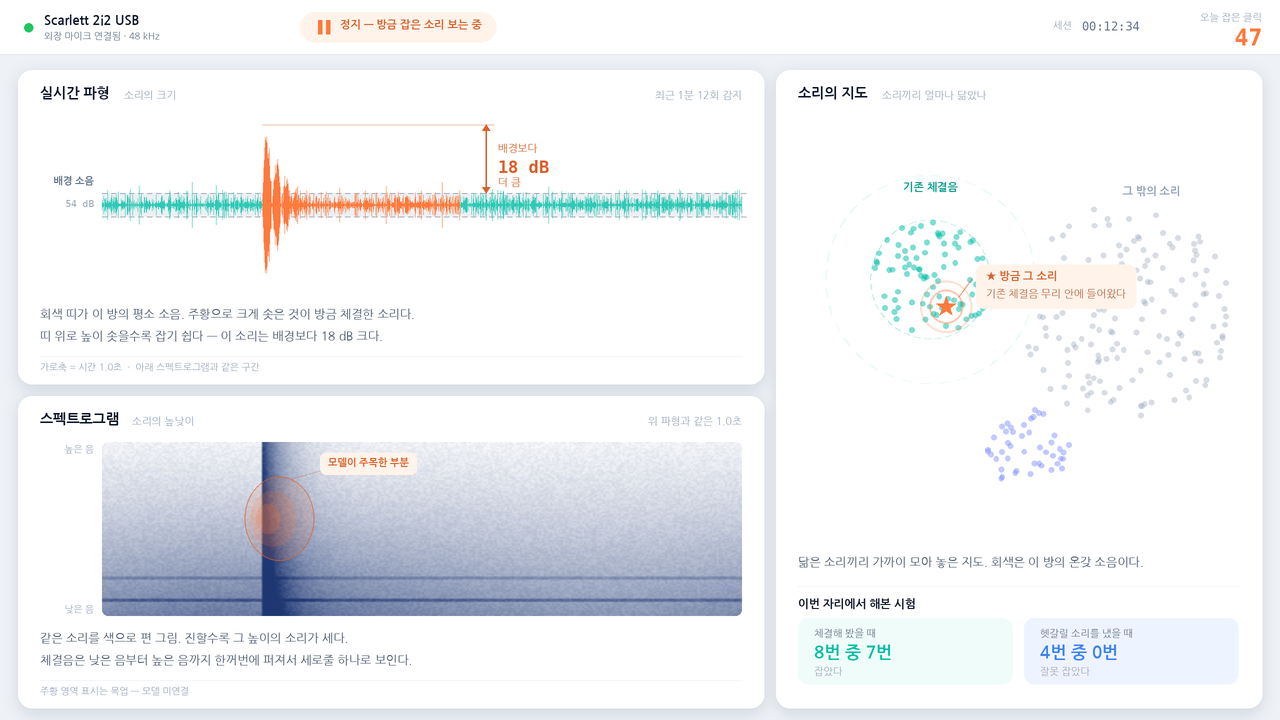

Write the Python code that produced this figure.
"""Render a static mockup PNG of the 1-Day Demo screen (no browser needed).

v02: three panels only. Waveform + spectrogram (shared time window) on the left,
sound map on the right. Every number that used to live in a side card is folded
into one of the three views, so the page still reads if the extras are removed.

버저닝: 아래 VERSION/SLUG/NOTE 세 줄만 바꾸고 실행하면
mockups/ 에 PNG + 그 버전을 만든 스크립트 사본 + INDEX.md 한 줄이 함께 남는다.
같은 VERSION 으로 다시 실행하면 그 버전을 덮어쓴다.
"""
import math
import shutil
from pathlib import Path

import numpy as np
from PIL import Image, ImageDraw, ImageFont, ImageFilter

# ── 이 버전의 정체 ──────────────────────────────────────────────
VERSION = "v02"
SLUG = "three-panel"
NOTE = ("세 뷰(파형·스펙트로그램·지도)만으로 완결 · 진단/판정/성적표를 각 뷰 안으로 흡수 · "
        "패널마다 평이한 한 줄 캡션 — 처음 보는 사람 기준")

BASE = Path(__file__).resolve().parent
VDIR = BASE / "mockups"
VDIR.mkdir(exist_ok=True)
OUT = VDIR / f"{VERSION}_{SLUG}.png"

S = 2
W, H = 1280 * S, 720 * S

KR = "/home/myeonghoon/.local/share/fonts/NanumGothic-Regular.ttf"
KRB = "/home/myeonghoon/.local/share/fonts/NanumGothic-Bold.ttf"
MN = "/usr/share/fonts/truetype/dejavu/DejaVuSansMono.ttf"
MNB = "/usr/share/fonts/truetype/dejavu/DejaVuSansMono-Bold.ttf"
f = lambda p, s: ImageFont.truetype(p, int(s * S))

BG, CARD, LINE = "#eef2f7", "#ffffff", "#e3e9f0"
TX, TX2, TX3 = "#0f172a", "#64748b", "#9aa8bb"
ACC, HOT, OK = "#00bfa6", "#ff7a3d", "#22c55e"

ONSET, ANLZ = 0.25, 0.56

img = Image.new("RGB", (W, H), BG)
rng = np.random.default_rng(20260817)

px = lambda *a: [int(v * S) for v in a]


def txt(dr, x, y, s, font, fill=TX, anchor="la"):
    dr.text((int(x * S), int(y * S)), s, font=font, fill=fill, anchor=anchor)


def tw(dr, s, font):
    return dr.textlength(s, font=font) / S


# 좌우 두 컬럼을 위·아래가 공유 (세로 정렬)
CARDS = {
    "wave": (18, 70, 764, 384),
    "spec": (18, 396, 764, 708),
    "map":  (776, 70, 1262, 708),
}
sh = Image.new("RGBA", (W, H), (0, 0, 0, 0))
shd = ImageDraw.Draw(sh)
for x0, y0, x1, y1 in CARDS.values():
    shd.rounded_rectangle(px(x0, y0 + 3, x1, y1 + 5), radius=int(14 * S), fill=(30, 55, 95, 34))
img = Image.alpha_composite(img.convert("RGBA"), sh.filter(ImageFilter.GaussianBlur(7 * S))).convert("RGB")
d = ImageDraw.Draw(img, "RGBA")
for x0, y0, x1, y1 in CARDS.values():
    d.rounded_rectangle(px(x0, y0, x1, y1), radius=int(14 * S), fill=CARD)


def caption(x, y, s):
    """처음 보는 사람용 한 줄 설명 — 작고 회색이 아니라 읽히는 크기로."""
    txt(d, x, y, s, f(KR, 12), "#47566b")


# ═══ 헤더 (얇게) ════════════════════════════════════════════════
d.rectangle(px(0, 0, 1280, 54), fill=CARD)
d.line(px(0, 54, 1280, 54), fill=LINE, width=S)
d.ellipse(px(24, 23, 33, 32), fill=OK)
txt(d, 44, 14, "Scarlett 2i2 USB", f(KRB, 13), TX)
txt(d, 44, 31, "외장 마이크 연결됨 · 48 kHz", f(KR, 9.5), TX2)

d.rounded_rectangle(px(300, 12, 496, 42), radius=int(15 * S), fill="#fff3ea")
d.rectangle(px(318, 20, 322, 34), fill=HOT)
d.rectangle(px(326, 20, 330, 34), fill=HOT)
txt(d, 340, 19, "정지 — 방금 잡은 소리 보는 중", f(KRB, 11), "#d9612a")

txt(d, 1262, 12, "오늘 잡은 클릭", f(KR, 10), TX3, anchor="ra")
txt(d, 1262, 24, "47", f(MNB, 23), HOT, anchor="ra")
txt(d, 1053, 20, "세션", f(KR, 10), TX3)
txt(d, 1140, 19, "00:12:34", f(MN, 12), TX2, anchor="ra")


# ═══ 1. 실시간 파형 — SNR·배경·밀도를 이 안에 흡수 ══════════════
x0, y0, x1, y1 = CARDS["wave"]
txt(d, x0 + 22, y0 + 16, "실시간 파형", f(KRB, 14), TX)
txt(d, x0 + 22 + 84, y0 + 20, "소리의 크기", f(KR, 10.5), TX3)
txt(d, x1 - 22, y0 + 20, "최근 1분 12회 감지", f(KR, 10.5), TX3, anchor="ra")

wx0, wx1 = x0 + 84, x1 - 22
wcy = y0 + 48 + (y1 - 92 - y0 - 48) / 2
wamp = (y1 - 92 - y0 - 48) / 2
n = int((wx1 - wx0) * S)

env = .050 + rng.random(n) * .040
sig = rng.normal(0, 1, n) * env
c = int(ONSET * n)
L = int(n * .30)
k = np.arange(L)
sig[c:c + L] += np.exp(-k / (L * .10)) * np.sin(k * .16) * .92
sig = np.clip(sig, -1, 1)

# 배경 소음 띠 = 눈으로 보는 SNR 기준선
bh = .135 * wamp
d.rectangle(px(wx0, wcy - bh, wx1, wcy + bh), fill=(148, 163, 184, 42))
for yy in (wcy - bh, wcy + bh):
    for xx in range(int(wx0), int(wx1), 9):
        d.line(px(xx, yy, xx + 5, yy), fill=(100, 116, 139, 130), width=S)
txt(d, x0 + 76, wcy - bh - 7, "배경 소음", f(KRB, 10), "#64748b", anchor="rd")
txt(d, x0 + 76, wcy - bh + 5, "54 dB", f(MN, 9.5), TX3, anchor="ra")

ax = wx0 + (wx1 - wx0) * ONSET
bx = wx0 + (wx1 - wx0) * ANLZ
for i in range(n):
    v = abs(sig[i]) * wamp
    xx = wx0 * S + i
    d.line([xx, wcy * S - v * S, xx, wcy * S + v * S],
           fill=HOT if ax * S <= xx <= bx * S else "#2fc9b6", width=1)

# "배경보다 이만큼 크다" = SNR 을 숫자 대신 높이로
arx = bx + 26
pk = wcy - .92 * wamp
d.line(px(arx, pk, arx, wcy - bh), fill="#d9612a", width=int(1.6 * S))
for yy, dy in ((pk, 6), (wcy - bh, -6)):
    d.polygon([px(arx - 4, yy + dy), px(arx + 4, yy + dy), px(arx, yy)], fill="#d9612a")
d.line(px(ax, pk, arx + 8, pk), fill=(217, 97, 42, 90), width=S)
txt(d, arx + 12, (pk + wcy - bh) / 2 - 16, "배경보다", f(KR, 10.5), "#d9612a")
txt(d, arx + 12, (pk + wcy - bh) / 2 - 2, "18 dB", f(MNB, 17), "#d9612a")
txt(d, arx + 12, (pk + wcy - bh) / 2 + 18, "더 큼", f(KR, 10.5), "#d9612a")

caption(x0 + 22, y1 - 76,
        "회색 띠가 이 방의 평소 소음. 주황으로 크게 솟은 것이 방금 체결한 소리다.")
caption(x0 + 22, y1 - 54,
        "띠 위로 높이 솟을수록 잡기 쉽다 — 이 소리는 배경보다 18 dB 크다.")
d.line(px(x0 + 22, y1 - 28, x1 - 22, y1 - 28), fill="#f1f5f9", width=S)
txt(d, x0 + 22, y1 - 22, "가로축 = 시간 1.0초  ·  아래 스펙트로그램과 같은 구간",
    f(KR, 9.5), TX3)


# ═══ 2. 스펙트로그램 — 같은 구간, 모델이 본 곳 ══════════════════
x0, y0, x1, y1 = CARDS["spec"]
txt(d, x0 + 22, y0 + 16, "스펙트로그램", f(KRB, 14), TX)
txt(d, x0 + 22 + 92, y0 + 20, "소리의 높낮이", f(KR, 10.5), TX3)
txt(d, x1 - 22, y0 + 20, "위 파형과 같은 1.0초", f(KR, 10.5), TX3, anchor="ra")

sx0, sy0 = x0 + 84, y0 + 46
sx1, sy1 = x1 - 22, y1 - 92
gw, gh = int((sx1 - sx0) * S), int((sy1 - sy0) * S)

nb, nt = 110, 300
prof = np.linspace(.06, .70, nb)[:, None] ** 1.35
base = prof * (.88 + .12 * np.sin(np.linspace(0, 6, nt)))[None, :] + rng.random((nb, nt)) * .10
for row, amp in [(int(nb * .90), .26), (int(nb * .78), .16)]:
    base[row:row + 2] += amp
cc = int(ONSET * nt)
for j in range(int(nt * .32)):
    if cc + j < nt:
        base[:, cc + j] = np.clip(base[:, cc + j] + .85 * math.exp(-j / (nt * .035)), 0, 1)
base = np.clip(base, 0, 1)
lut = np.zeros((nb, nt, 3), np.uint8)
lut[..., 0] = (255 - base * 225).clip(0, 255)
lut[..., 1] = (255 - base * 200).clip(0, 255)
lut[..., 2] = (255 - base * 140).clip(0, 255)
spec = Image.fromarray(lut).resize((gw, gh), Image.BILINEAR)
mask = Image.new("L", (gw, gh), 0)
ImageDraw.Draw(mask).rounded_rectangle([0, 0, gw - 1, gh - 1], radius=int(6 * S), fill=255)
img.paste(spec, (int(sx0 * S), int(sy0 * S)), mask)
d = ImageDraw.Draw(img, "RGBA")

txt(d, x0 + 76, sy0 + 2, "높은 음", f(KR, 9.5), TX3, anchor="ra")
txt(d, x0 + 76, sy1 - 12, "낮은 음", f(KR, 9.5), TX3, anchor="ra")

ax2 = sx0 + (sx1 - sx0) * ONSET
ay2 = sy0 + (sy1 - sy0) * .44
for rw, rh, al in ((58, 84, 32), (38, 56, 44), (20, 30, 58)):
    d.ellipse(px(ax2 - rw * .3, ay2 - rh / 2, ax2 + rw * .9, ay2 + rh / 2), fill=(255, 122, 61, al))
d.ellipse(px(ax2 - 58 * .3, ay2 - 42, ax2 + 58 * .9, ay2 + 42),
          outline=(217, 97, 42, 165), width=int(1.4 * S))
lb = "모델이 주목한 부분"
lw = tw(d, lb, f(KRB, 10)) + 16
d.rounded_rectangle(px(ax2 + 58, ay2 - 66, ax2 + 58 + lw, ay2 - 44), radius=int(6 * S), fill="#fff3ea")
txt(d, ax2 + 66, ay2 - 61, lb, f(KRB, 10), "#d9612a")
d.line(px(ax2 + 30, ay2 - 40, ax2 + 58, ay2 - 48), fill=(217, 97, 42, 140), width=int(1.2 * S))

caption(x0 + 22, y1 - 76,
        "같은 소리를 색으로 편 그림. 진할수록 그 높이의 소리가 세다.")
caption(x0 + 22, y1 - 54,
        "체결음은 낮은 음부터 높은 음까지 한꺼번에 퍼져서 세로줄 하나로 보인다.")
d.line(px(x0 + 22, y1 - 28, x1 - 22, y1 - 28), fill="#f1f5f9", width=S)
txt(d, x0 + 22, y1 - 22, "주황 영역 표시는 목업 — 모델 미연결", f(KR, 9.5), TX3)


# ═══ 3. 소리의 지도 — 판정과 성적표를 이 안에 흡수 ══════════════
x0, y0, x1, y1 = CARDS["map"]
txt(d, x0 + 22, y0 + 16, "소리의 지도", f(KRB, 14), TX)
txt(d, x0 + 22 + 84, y0 + 20, "소리끼리 얼마나 닮았나", f(KR, 10.5), TX3)

gx0, gy0 = x0 + 22, y0 + 50
gx1, gy1 = x1 - 22, y1 - 168
gw2, gh2 = gx1 - gx0, gy1 - gy0
AR = gw2 / gh2
mp = lambda u, v: ((gx0 + u * gw2) * S, (gy0 + v * gh2) * S)

CL = [(.30, .38, .135, (0, 191, 166, 130), 85, True),
      (.52, .78, .095, (124, 140, 255, 118), 45, False),
      (.74, .46, .245, (150, 165, 185, 95), 165, False)]
for cu, cv, r, col, cnt, near in CL:
    if near:
        cx, cy = mp(cu, cv)
        for m, al in ((1.0, 80), (1.75, 32)):
            rad = r * gw2 * m * S
            for a in range(0, 360, 10):
                a0, a1 = math.radians(a), math.radians(a + 5.5)
                d.line([cx + math.cos(a0) * rad, cy + math.sin(a0) * rad,
                        cx + math.cos(a1) * rad, cy + math.sin(a1) * rad],
                       fill=(0, 191, 166, al), width=int(1.3 * S))
    for _ in range(cnt):
        a, dd = rng.uniform(0, 6.28), math.sqrt(rng.random()) * r
        cx, cy = mp(cu + math.cos(a) * dd, cv + math.sin(a) * dd * AR)
        d.ellipse([cx - 2.7 * S, cy - 2.7 * S, cx + 2.7 * S, cy + 2.7 * S], fill=col)

txt(d, *[v / S for v in mp(.30, .16)], "기존 체결음", f(KRB, 11), "#079e8b", anchor="mm")
txt(d, *[v / S for v in mp(.80, .17)], "그 밖의 소리", f(KRB, 11), "#8fa0b8", anchor="mm")

sx, sy = mp(.335, .445)
for rr, al in ((26, 60), (17, 105)):
    d.ellipse([sx - rr * S, sy - rr * S, sx + rr * S, sy + rr * S],
              outline=(255, 122, 61, al), width=int(2 * S))
star = []
for i in range(10):
    a = -math.pi / 2 + i * math.pi / 5
    rr = (4.2 if i % 2 else 10.5) * S
    star.append((sx + math.cos(a) * rr, sy + math.sin(a) * rr))
d.polygon(star, fill=HOT)

cxx, cyy = sx / S + 30, sy / S - 42
d.line(px(sx / S + 13, sy / S - 10, cxx - 4, cyy + 14), fill=(217, 97, 42, 150), width=int(1.4 * S))
l1, l2 = "★ 방금 그 소리", "기존 체결음 무리 안에 들어왔다"
bw2 = max(tw(d, l1, f(KRB, 11)), tw(d, l2, f(KR, 10.5))) + 20
d.rounded_rectangle(px(cxx, cyy, cxx + bw2, cyy + 44), radius=int(8 * S), fill="#fff3ea")
txt(d, cxx + 10, cyy + 6, l1, f(KRB, 11), "#d9612a")
txt(d, cxx + 10, cyy + 24, l2, f(KR, 10.5), "#b8663f")

caption(x0 + 22, y1 - 152,
        "닮은 소리끼리 가까이 모아 놓은 지도. 회색은 이 방의 온갖 소음이다.")

# 성적표 — 별도 박스 대신 지도 아래 스트립
d.line(px(x0 + 22, y1 - 122, x1 - 22, y1 - 122), fill="#f1f5f9", width=S)
txt(d, x0 + 22, y1 - 110, "이번 자리에서 해본 시험", f(KRB, 11.5), TX)
for i, (t1, big, t2, col, bgc) in enumerate([
        ("체결해 봤을 때", "8번 중 7번", "잡았다", ACC, "#effcf9"),
        ("헷갈릴 소리를 냈을 때", "4번 중 0번", "잘못 잡았다", "#3b82f6", "#eef4ff")]):
    bxx = x0 + 22 + i * 226
    d.rounded_rectangle(px(bxx, y1 - 90, bxx + 214, y1 - 24), radius=int(10 * S), fill=bgc)
    txt(d, bxx + 16, y1 - 80, t1, f(KR, 10), TX2)
    txt(d, bxx + 16, y1 - 64, big, f(KRB, 17), col)
    txt(d, bxx + 16, y1 - 42, t2, f(KR, 10), TX3)

img.resize((W // S, H // S), Image.LANCZOS).save(OUT)
shutil.copy(OUT, BASE / "mockup.png")
shutil.copy(__file__, VDIR / f"{VERSION}_{SLUG}.py")

idx = VDIR / "INDEX.md"
head = ["# 1-Day Demo 목업 버전 기록", "",
        "각 버전은 PNG + 그 PNG 를 만든 스크립트가 짝으로 남아 있다.", ""]
old = idx.read_text(encoding="utf-8").splitlines() if idx.exists() else head
rows = [l for l in old if l.startswith("- **") and not l.startswith(f"- **{VERSION}**")]
rows.append(f"- **{VERSION}** [`{VERSION}_{SLUG}.png`]({VERSION}_{SLUG}.png) — {NOTE}")
idx.write_text("\n".join(head + sorted(rows)) + "\n", encoding="utf-8")

print(f"saved : {OUT}  ({W // S}x{H // S})")
print(f"script: {VDIR / f'{VERSION}_{SLUG}.py'}")
print(f"index : {idx}")
